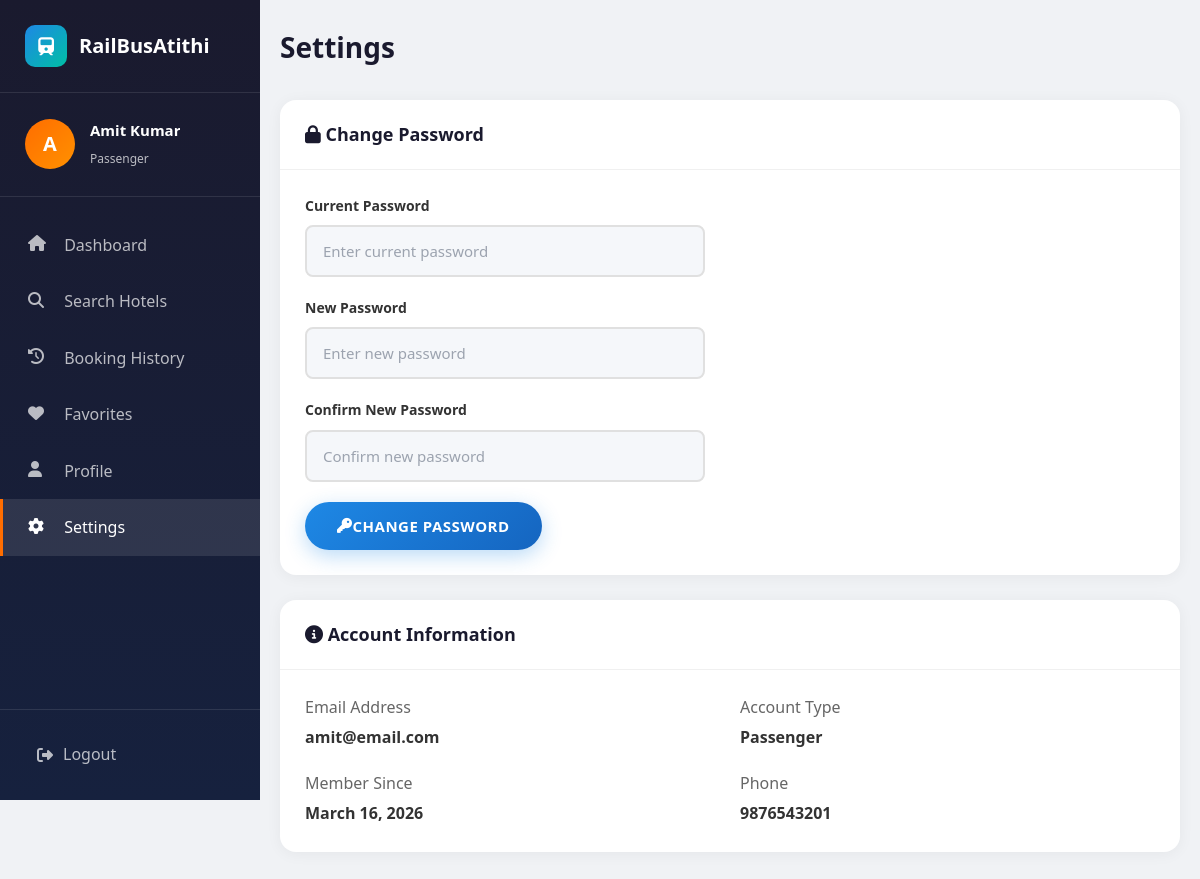
The app's page /passenger/settings (signed in) with its own data.
### app.py (models this page shows)
class User(db.Model):
    id = db.Column(db.Integer, primary_key=True)
    name = db.Column(db.String(100), nullable=False)
    email = db.Column(db.String(120), unique=True, nullable=False)
    password = db.Column(db.String(200), nullable=False)
    role = db.Column(db.String(20), nullable=False)  # passenger, hotel_owner, admin
    phone = db.Column(db.String(20))
    city = db.Column(db.String(100))
    location = db.Column(db.String(200))
    created_at = db.Column(db.DateTime, default=datetime.utcnow)
    reset_token = db.Column(db.String(200), nullable=True)
    bookings = db.relationship('Booking', backref='user', lazy=True)
    hotels = db.relationship('Hotel', backref='owner', lazy=True)

### app.py (the view)
@app.route('/passenger/settings')
def settings():
    if session.get('user_role') != 'passenger':
        return redirect(url_for('login'))
    user = User.query.get(session['user_id'])
    return render_template('passenger_settings.html', user=user)

### templates/passenger_settings.html (shortened to what this page needs)
<!DOCTYPE html>
<html lang="en">
<head>
    <link rel="stylesheet" href="{{ url_for('static', filename='css/style.css') }}">
    <link rel="stylesheet" href="{{ url_for('static', filename='css/dashboard.css') }}">
    <link rel="stylesheet" href="https://cdnjs.cloudflare.com/ajax/libs/font-awesome/6.4.0/css/all.min.css">
</head>
<body class="dashboard-body">
    <div class="dashboard-wrapper">
        <aside class="sidebar">
            <div class="sidebar-header">
                <a href="/" class="sidebar-logo">
                    <div class="sidebar-logo-icon">
                        <i class="fas fa-train"></i>
                    </div>
                    RailBusAtithi
                </a>
            </div>
            <div class="sidebar-user">
                <div class="user-avatar">{{ user.name[0] }}</div>
                <div class="user-info">
                    <h4>{{ user.name }}</h4>
                    <span>{{ user.role }}</span>
                </div>
            </div>
            <nav class="sidebar-menu">
                <a href="{{ url_for('passenger_dashboard') }}" class="menu-item">
                    <i class="fas fa-home"></i>
                    <span>Dashboard</span>
                </a>
                <a href="{{ url_for('index') }}#hotels" class="menu-item">
                    <i class="fas fa-search"></i>
                    <span>Search Hotels</span>
                </a>
                <a href="{{ url_for('booking_history') }}" class="menu-item">
                    <i class="fas fa-history"></i>
                    <span>Booking History</span>
                </a>
                <a href="{{ url_for('favorites') }}" class="menu-item">
                    <i class="fas fa-heart"></i>
                    <span>Favorites</span>
                </a>
                <a href="{{ url_for('profile') }}" class="menu-item">
                    <i class="fas fa-user"></i>
                    <span>Profile</span>
                </a>
                <a href="{{ url_for('settings') }}" class="menu-item active">
                    <i class="fas fa-cog"></i>
                    <span>Settings</span>
                </a>
            </nav>
            <div class="sidebar-footer">
                <a href="{{ url_for('logout') }}" class="logout-btn">
                    <i class="fas fa-sign-out-alt"></i>
                    <span>Logout</span>
                </a>
            </div>
        </aside>
        <main class="main-content">
            <div class="dashboard-header">
                <h1 class="page-title">Settings</h1>
            </div>
            <div class="card" style="margin-bottom: 25px;">
                <div class="card-header">
                    <h3 class="card-title"><i class="fas fa-lock"></i> Change Password</h3>
                </div>
                <div class="card-body">
                    <form method="POST" action="{{ url_for('change_password') }}">
                        <div style="max-width: 400px;">
                            <div class="form-group">
                                <label class="form-label">Current Password</label>
                                <input type="password" name="current_password" class="form-control" placeholder="Enter current password" required>
                            </div>
                            <div class="form-group">
                                <label class="form-label">New Password</label>
                                <input type="password" name="new_password" class="form-control" placeholder="Enter new password" required minlength="6">
                            </div>
                            <div class="form-group">
                                <label class="form-label">Confirm New Password</label>
                                <input type="password" name="confirm_password" class="form-control" placeholder="Confirm new password" required>
                            </div>
                            <button type="submit" class="btn btn-primary">
                                <i class="fas fa-key"></i> Change Password
                            </button>
                        </div>
                    </form>
                </div>
            </div>
            <div class="card">
                <div class="card-header">
                    <h3 class="card-title"><i class="fas fa-info-circle"></i> Account Information</h3>
                </div>
                <div class="card-body">
                    <div style="display: grid; grid-template-columns: repeat(2, 1fr); gap: 20px;">
                        <div>
                            <p style="color: #666; margin-bottom: 5px;">Email Address</p>
                            <p style="font-weight: 600;">{{ user.email }}</p>
                        </div>
                        <div>
                            <p style="color: #666; margin-bottom: 5px;">Account Type</p>
                            <p style="font-weight: 600;">{{ user.role|title }}</p>
                        </div>
                        <div>
                            <p style="color: #666; margin-bottom: 5px;">Member Since</p>
                            <p style="font-weight: 600;">{{ user.created_at.strftime('%B %d, %Y') if user.created_at else 'N/A' }}</p>
                        </div>
                        <div>
                            <p style="color: #666; margin-bottom: 5px;">Phone</p>
                            <p style="font-weight: 600;">{{ user.phone or 'Not set' }}</p>
                        </div>
                    </div>
                </div>
            </div>
        </main>
    </div>
</body>
</html>
</html>

### static/css/style.css (style rules this page uses)
:root { --primary: #1E88E5; --primary-dark: #1565C0; --primary-light: #42A5F5; --secondary: #FF6D00; --secondary-dark: #E65100; --accent: #00BFA5; --accent-dark: #00897B; --background: #F5F7FA; --white: #FFFFFF; --text-dark: #333333; --text-light: #666666; --text-muted: #999999; --border: #E0E0E0; --shadow: 0 4px 20px rgba(0, 0, 0, 0.1); --shadow-hover: 0 8px 30px rgba(0, 0, 0, 0.15); --gradient-primary: linear-gradient(135deg, #1E88E5 0%, #1565C0 100%); --gradient-secondary: linear-gradient(135deg, #FF6D00 0%, #E65100 100%); --gradient-hero: linear-gradient(135deg, rgba(30, 136, 229, 0.9) 0%, rgba(21, 101, 192, 0.8) 100%); --border-radius: 12px; --border-radius-sm: 8px; --transition: all 0.3s ease; }
* { margin: 0; padding: 0; box-sizing: border-box; }
body { font-family: 'Segoe UI', Tahoma, Geneva, Verdana, sans-serif; background-color: var(--background); color: var(--text-dark); line-height: 1.6; overflow-x: hidden; }
a { text-decoration: none; color: inherit; transition: var(--transition); }
.btn { display: inline-flex; align-items: center; justify-content: center; padding: 14px 32px; border-radius: 50px; font-weight: 600; font-size: 15px; cursor: pointer; transition: all 0.3s cubic-bezier(0.4, 0, 0.2, 1); border: none; text-decoration: none; position: relative; overflow: hidden; text-transform: uppercase; letter-spacing: 0.5px; font-family: inherit; box-shadow: 0 4px 15px rgba(0,0,0,0.1); }
.btn::before { content: ''; position: absolute; top: 0; left: -100%; width: 100%; height: 100%; background: linear-gradient(90deg, transparent, rgba(255,255,255,0.3), transparent); transition: left 0.5s; z-index: 1; }
.btn-primary { background: linear-gradient(135deg, var(--primary) 0%, var(--primary-dark) 100%); color: var(--white); box-shadow: 0 6px 20px rgba(30, 136, 229, 0.3); }
input[type="text"], input[type="email"], input[type="password"], input[type="tel"], input[type="number"], input[type="search"], select, textarea { width: 100%; padding: 14px 16px; border: 2px solid var(--border); border-radius: var(--border-radius-sm); font-size: 15px; font-family: inherit; transition: all 0.3s ease; background: var(--background); color: var(--text-dark); }
input[type="text"]::placeholder, input[type="email"]::placeholder, input[type="password"]::placeholder, input[type="tel"]::placeholder, input[type="number"]::placeholder, input[type="search"]::placeholder, textarea::placeholder { color: #9ca3af; transition: all 0.3s ease; opacity: 1; }
.form-label { display: block; font-size: 14px; font-weight: 600; color: var(--text-dark); margin-bottom: 8px; transition: color 0.3s ease; }
.form-group { margin-bottom: 20px; }

### records on screen
User: name "A", name "Amit Kumar", role "Passenger", email "amit@email.com", created_at "March 16, 2026", phone "9876543201"
